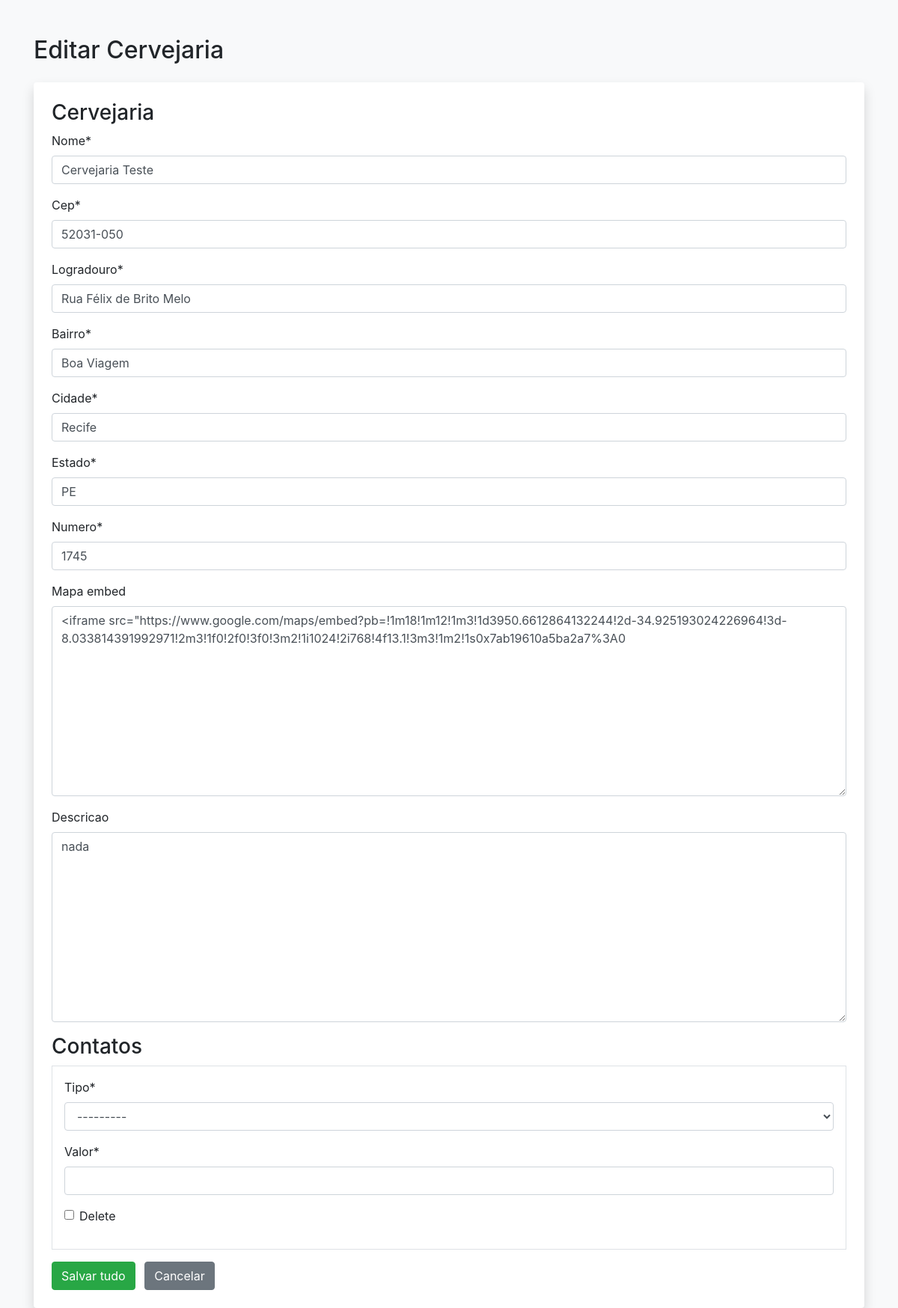
The app's page /editar_cervejaria/cervejaria-teste/ (signed in) with its own data.
### cervejarias/models.py (models this page shows, shortened)
class Cervejaria(models.Model):
    nome = models.CharField(max_length=100)
    cep = models.CharField(max_length=9)
    logradouro = models.CharField(max_length=100)
    bairro = models.CharField(max_length=100)
    cidade = models.CharField(max_length=100, default='Recife')
    estado = models.CharField(max_length=100, default='PE')
    numero = models.CharField(max_length=10)
    mapa_embed = models.TextField(blank=True, null=True)
    descricao = models.TextField(blank=True, null=True, default='nada')
    foto_principal = models.ImageField(upload_to='cervejarias/')
    dono = models.ForeignKey(User, on_delete=models.CASCADE, related_name='cervejarias')
    slug = models.SlugField(blank=True, unique=True)

### cervejarias/views.py (the view)
# urls.py: path('editar_cervejaria/<slug:slug>/', views.editar_cervejaria, name='editar_cervejaria'),
@login_required
def editar_cervejaria(request, slug):
    cervejaria = get_object_or_404(Cervejaria, slug=slug)
    ContatoFormSet = modelformset_factory(Contato, form=ContatoForm, extra=1, can_delete=True)
    if request.method == 'POST':
        form = CervejariaForm(request.POST, request.FILES, instance=cervejaria, user=request.user)
        formset = ContatoFormSet(request.POST, queryset=Contato.objects.filter(cervejaria=cervejaria))
        if form.is_valid() and formset.is_valid():
            cervejaria = form.save(commit=False)
            user_id = request.user.id
            base_slug = slugify(cervejaria.nome)
            slug_unico = base_slug
            contador = 1
            while Cervejaria.objects.exclude(id=cervejaria.id).filter(slug=slug_unico).exists():
                slug_unico = f"{base_slug}-{contador}"
                contador += 1
            cervejaria.slug = slug_unico
            cervejaria.save()
            contatos = formset.save(commit=False)
            for contato in contatos:
                contato.cervejaria = cervejaria
                contato.save()
            for contato in formset.deleted_objects:
                contato.delete()
            return redirect('home')
    else:
        form = CervejariaForm(instance=cervejaria, user=request.user)
        formset = ContatoFormSet(queryset=Contato.objects.filter(cervejaria=cervejaria))
    return render(request, 'editar_cervejaria.html', {'form': form, 'formset': formset})

### cervejarias/forms.py
class CervejariaForm(forms.ModelForm):
    class Meta:
        model = Cervejaria
        exclude = ['slug','dono','foto_principal']
        fields = [
            'nome', 'cep', 'logradouro', 'bairro', 'cidade', 'estado',
            'numero', 'mapa_embed', 'descricao',]
    def __init__(self, *args, **kwargs):
        user = kwargs.pop('user', None)
        super().__init__(*args, **kwargs)

### templates/editar_cervejaria.html (shortened to what this page needs)
{% load crispy_forms_tags %}
<!DOCTYPE html>
<html lang="pt-br">
<head>
  <link rel="stylesheet" href="https://cdn.jsdelivr.net/npm/bootstrap@4.6.2/dist/css/bootstrap.min.css" />
</head>
<body class="bg-light">
  <div class="container mt-5">
    <h2 class="mb-4">Editar Cervejaria</h2>
    <form method="POST" enctype="multipart/form-data" class="p-4 bg-white shadow rounded">
      <h3>Cervejaria</h3>
      {{ form|crispy }}
      <h3>Contatos</h3>
      {% for subform in formset %}
        <div class="mb-3 border p-3">
          {{ subform|crispy }}
        </div>
      {% endfor %}
      <button type="submit" class="btn btn-success">Salvar tudo</button>
      <a href="{% url 'home' %}" class="btn btn-secondary ml-2">Cancelar</a>
    </form>
  </div>
</body>
</html>

### records on screen
Cervejaria: nome "Cervejaria Teste", cep "52031-050", logradouro "Rua Félix de Brito Melo", bairro "Boa Viagem", cidade "Recife", estado "PE", numero "1745", mapa_embed "<iframe src=\"https://www.google.com/maps/embed?pb=!1m18!1m12!1m3!1d3950.6612864132244!2d-34.925193024226964!3d-8.033814391992971!2m3!1f0!2f0!3f0!3m2!1i1024!2i768!4f13.1!3m3!1m2!1s0x7ab19610a5ba2a7%3A0", descricao "nada"
